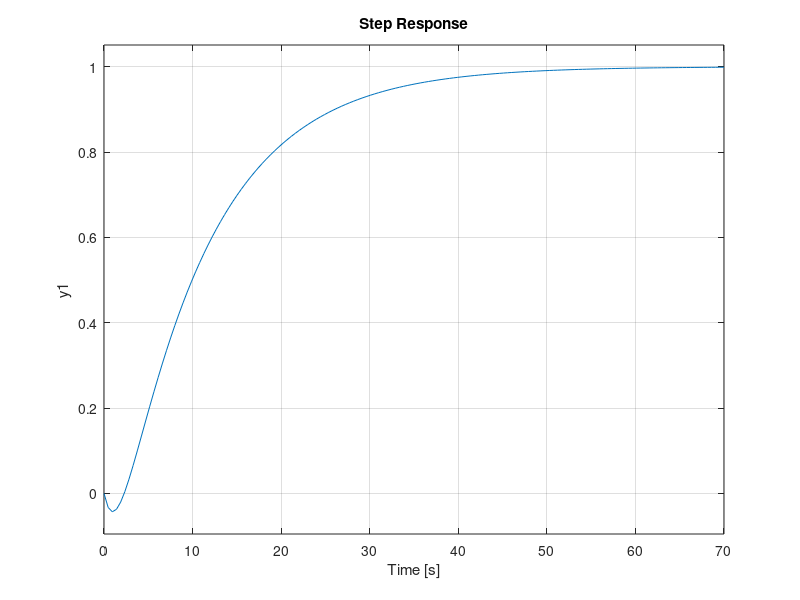

The MATLAB script that drew this image: (Note: this script raises an error after producing the figure.)
%% Ch.1 — Example 1.10 Padé approximation of $e^{-3s}/(10s+1)$
% Process Dynamics and Control, SeoulTech — slide 41
% https://seoultechpse.github.io/ProCon/ch1/ch1_dynamics.html#/8/2
% Requires: Control System Toolbox

clear; close all; clc

G  = tf(1, [10 1]);
P1 = tf([-1.5 1], [1.5 1]);   % pade(3,1)
step(G*P1); hold on
step(G*exp(-3*tf('s')))      % exact delay
legend('Pade 1/1', 'exact')
